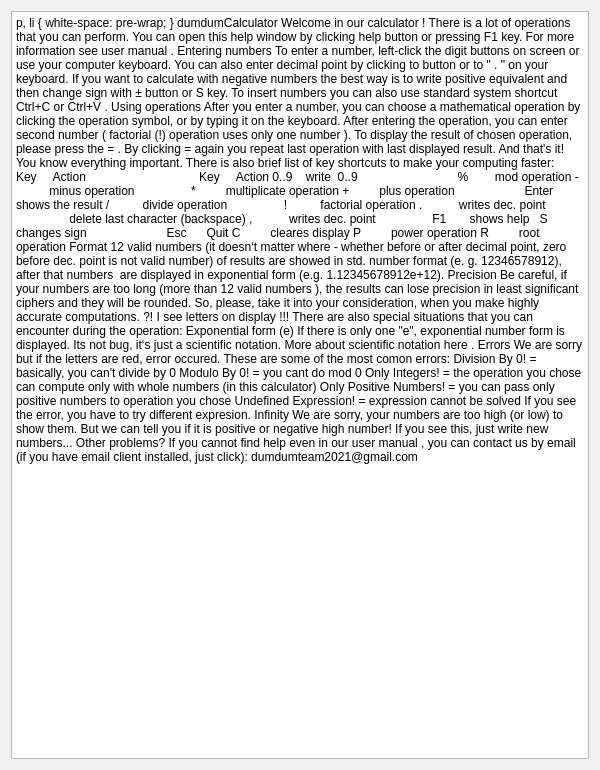
<?xml version="1.0" encoding="UTF-8"?>
<ui version="4.0">
 <class>HelpWindow</class>
 <widget class="QDialog" name="HelpWindow">
  <property name="geometry">
   <rect>
    <x>0</x>
    <y>0</y>
    <width>600</width>
    <height>770</height>
   </rect>
  </property>
  <property name="sizePolicy">
   <sizepolicy hsizetype="Minimum" vsizetype="Minimum">
    <horstretch>0</horstretch>
    <verstretch>0</verstretch>
   </sizepolicy>
  </property>
  <property name="maximumSize">
   <size>
    <width>1080</width>
    <height>16777215</height>
   </size>
  </property>
  <property name="windowTitle">
   <string>Dumdum Calculator Help</string>
  </property>
  <property name="styleSheet">
   <string notr="true">padding: 0; margin: 0;</string>
  </property>
  <property name="locale">
   <locale language="English" country="UnitedStates"/>
  </property>
  <layout class="QVBoxLayout" name="verticalLayout">
   <item>
    <layout class="QGridLayout" name="gridLayout">
     <property name="spacing">
      <number>0</number>
     </property>
     <item row="0" column="0">
      <layout class="QHBoxLayout" name="horizontalLayout">
       <item>
        <widget class="QTextBrowser" name="textBrowser_2">
         <property name="html">
          <string>&lt;!DOCTYPE HTML PUBLIC &quot;-//W3C//DTD HTML 4.0//EN&quot; &quot;http://www.w3.org/TR/REC-html40/strict.dtd&quot;&gt;
&lt;html&gt;&lt;head&gt;&lt;meta name=&quot;qrichtext&quot; content=&quot;1&quot; /&gt;&lt;style type=&quot;text/css&quot;&gt;
p, li { white-space: pre-wrap; }
&lt;/style&gt;&lt;/head&gt;&lt;body style=&quot; font-family:'Ubuntu'; font-size:11pt; font-weight:400; font-style:normal;&quot;&gt;
&lt;p align=&quot;center&quot; style=&quot; margin-top:0px; margin-bottom:0px; margin-left:0px; margin-right:0px; -qt-block-indent:0; text-indent:0px;&quot;&gt;&lt;span style=&quot; font-size:24pt; font-weight:600;&quot;&gt;dumdumCalculator&lt;/span&gt;&lt;/p&gt;
&lt;p style=&quot;-qt-paragraph-type:empty; margin-top:0px; margin-bottom:0px; margin-left:0px; margin-right:0px; -qt-block-indent:0; text-indent:0px; font-size:12pt;&quot;&gt;&lt;br /&gt;&lt;/p&gt;
&lt;p style=&quot; margin-top:0px; margin-bottom:0px; margin-left:0px; margin-right:0px; -qt-block-indent:0; text-indent:0px;&quot;&gt;&lt;span style=&quot; font-size:12pt;&quot;&gt;Welcome in our calculator !  &lt;/span&gt;&lt;/p&gt;
&lt;p style=&quot; margin-top:0px; margin-bottom:0px; margin-left:0px; margin-right:0px; -qt-block-indent:0; text-indent:0px;&quot;&gt;&lt;span style=&quot; font-size:12pt;&quot;&gt;There is a lot of operations that you can perform. You can open this help window by clicking &lt;/span&gt;&lt;span style=&quot; font-size:12pt; font-weight:600;&quot;&gt;help&lt;/span&gt;&lt;span style=&quot; font-size:12pt;&quot;&gt; button or pressing &lt;/span&gt;&lt;span style=&quot; font-size:12pt; font-weight:600;&quot;&gt;F1 &lt;/span&gt;&lt;span style=&quot; font-size:12pt;&quot;&gt;key. &lt;/span&gt;&lt;/p&gt;
&lt;p style=&quot; margin-top:0px; margin-bottom:0px; margin-left:0px; margin-right:0px; -qt-block-indent:0; text-indent:0px;&quot;&gt;&lt;span style=&quot; font-size:12pt; color:#000000;&quot;&gt;For more information see &lt;/span&gt;&lt;a href=&quot;file:///usr/share/doc/calculator_man.pdf&quot;&gt;&lt;span style=&quot; font-size:14pt; font-weight:600; text-decoration: underline; color:#0000ff;&quot;&gt;user manual&lt;/span&gt;&lt;/a&gt;&lt;span style=&quot; font-size:12pt; color:#000000;&quot;&gt;.&lt;/span&gt;&lt;/p&gt;
&lt;p align=&quot;center&quot; style=&quot;-qt-paragraph-type:empty; margin-top:0px; margin-bottom:0px; margin-left:0px; margin-right:0px; -qt-block-indent:0; text-indent:0px; font-family:'MS Shell Dlg 2'; font-size:16pt; font-weight:600;&quot;&gt;&lt;br /&gt;&lt;/p&gt;
&lt;p style=&quot; margin-top:0px; margin-bottom:0px; margin-left:0px; margin-right:0px; -qt-block-indent:0; text-indent:0px;&quot;&gt;&lt;span style=&quot; font-family:'MS Shell Dlg 2'; font-size:16pt; font-weight:600;&quot;&gt;Entering numbers&lt;/span&gt;&lt;/p&gt;
&lt;p style=&quot; margin-top:0px; margin-bottom:0px; margin-left:0px; margin-right:0px; -qt-block-indent:0; text-indent:0px;&quot;&gt;&lt;span style=&quot; font-size:12pt;&quot;&gt;To enter a number, left-click the digit buttons on screen or use your computer keyboard. You can also enter decimal point by clicking to button or to &amp;quot;&lt;/span&gt;&lt;span style=&quot; font-size:12pt; font-weight:600;&quot;&gt;.&lt;/span&gt;&lt;span style=&quot; font-size:12pt;&quot;&gt;&amp;quot; on your keyboard. If you want to calculate with negative numbers the best way is to write positive equivalent and then change sign with &lt;/span&gt;&lt;span style=&quot; font-size:12pt; font-weight:600;&quot;&gt;±&lt;/span&gt;&lt;span style=&quot; font-size:12pt;&quot;&gt; button or &lt;/span&gt;&lt;span style=&quot; font-size:12pt; font-weight:600;&quot;&gt;S&lt;/span&gt;&lt;span style=&quot; font-size:12pt;&quot;&gt; key. To insert numbers you can also use standard system shortcut &lt;/span&gt;&lt;span style=&quot; font-size:12pt; font-weight:600;&quot;&gt;Ctrl+C&lt;/span&gt;&lt;span style=&quot; font-size:12pt;&quot;&gt; or &lt;/span&gt;&lt;span style=&quot; font-size:12pt; font-weight:600;&quot;&gt;Ctrl+V&lt;/span&gt;&lt;span style=&quot; font-size:12pt;&quot;&gt;. &lt;/span&gt;&lt;/p&gt;
&lt;p style=&quot;-qt-paragraph-type:empty; margin-top:0px; margin-bottom:0px; margin-left:0px; margin-right:0px; -qt-block-indent:0; text-indent:0px; font-family:'MS Shell Dlg 2'; font-size:12pt;&quot;&gt;&lt;br /&gt;&lt;/p&gt;
&lt;p style=&quot; margin-top:0px; margin-bottom:0px; margin-left:0px; margin-right:0px; -qt-block-indent:0; text-indent:0px;&quot;&gt;&lt;span style=&quot; font-size:16pt; font-weight:600;&quot;&gt;Using operations&lt;/span&gt;&lt;/p&gt;
&lt;p style=&quot; margin-top:0px; margin-bottom:0px; margin-left:0px; margin-right:0px; -qt-block-indent:0; text-indent:0px;&quot;&gt;&lt;span style=&quot; font-size:12pt;&quot;&gt;After you enter a number, you can choose a mathematical operation by clicking the operation symbol, or by typing it on the keyboard. After entering the operation, you can enter second number (&lt;/span&gt;&lt;span style=&quot; font-size:12pt; font-weight:600;&quot;&gt;factorial (!) operation uses only one number&lt;/span&gt;&lt;span style=&quot; font-size:12pt;&quot;&gt;). To display the result of chosen operation, please press the &lt;/span&gt;&lt;span style=&quot; font-size:12pt; font-weight:600;&quot;&gt;=&lt;/span&gt;&lt;span style=&quot; font-size:12pt;&quot;&gt;. &lt;/span&gt;&lt;span style=&quot; font-size:12pt; font-weight:600;&quot;&gt;By clicking = again&lt;/span&gt;&lt;span style=&quot; font-size:12pt;&quot;&gt; you repeat last operation with last displayed result. &lt;/span&gt;&lt;/p&gt;
&lt;p style=&quot;-qt-paragraph-type:empty; margin-top:0px; margin-bottom:0px; margin-left:0px; margin-right:0px; -qt-block-indent:0; text-indent:0px; font-size:12pt; font-weight:600;&quot;&gt;&lt;br /&gt;&lt;/p&gt;
&lt;p style=&quot; margin-top:0px; margin-bottom:0px; margin-left:0px; margin-right:0px; -qt-block-indent:0; text-indent:0px;&quot;&gt;&lt;span style=&quot; font-size:12pt;&quot;&gt;And that's it! You know everything important. There is also brief list of key shortcuts to make your computing faster:&lt;/span&gt;&lt;/p&gt;
&lt;p style=&quot;-qt-paragraph-type:empty; margin-top:0px; margin-bottom:0px; margin-left:0px; margin-right:0px; -qt-block-indent:0; text-indent:0px; font-size:12pt;&quot;&gt;&lt;br /&gt;&lt;/p&gt;
&lt;p style=&quot; margin-top:0px; margin-bottom:0px; margin-left:0px; margin-right:0px; -qt-block-indent:0; text-indent:0px;&quot;&gt;&lt;span style=&quot; font-weight:600;&quot;&gt;Key     Action                                  Key     Action&lt;/span&gt; &lt;/p&gt;
&lt;p style=&quot; margin-top:12px; margin-bottom:12px; margin-left:0px; margin-right:0px; -qt-block-indent:0; text-indent:0px;&quot;&gt;0..9    &lt;span style=&quot; font-style:italic;&quot;&gt;write  0..9&lt;/span&gt;                                %        &lt;span style=&quot; font-style:italic;&quot;&gt;mod operation&lt;/span&gt; &lt;/p&gt;
&lt;p style=&quot; margin-top:12px; margin-bottom:12px; margin-left:0px; margin-right:0px; -qt-block-indent:0; text-indent:0px;&quot;&gt;-          &lt;span style=&quot; font-style:italic;&quot;&gt;minus operation&lt;/span&gt;                    *         &lt;span style=&quot; font-style:italic;&quot;&gt;multiplicate operation&lt;/span&gt; &lt;/p&gt;
&lt;p style=&quot; margin-top:12px; margin-bottom:12px; margin-left:0px; margin-right:0px; -qt-block-indent:0; text-indent:0px;&quot;&gt;+         &lt;span style=&quot; font-style:italic;&quot;&gt;plus operation&lt;/span&gt;                       Enter  &lt;span style=&quot; font-style:italic;&quot;&gt;shows the result&lt;/span&gt; &lt;/p&gt;
&lt;p style=&quot; margin-top:12px; margin-bottom:12px; margin-left:0px; margin-right:0px; -qt-block-indent:0; text-indent:0px;&quot;&gt;/          &lt;span style=&quot; font-style:italic;&quot;&gt;divide operation&lt;/span&gt;                   !          &lt;span style=&quot; font-style:italic;&quot;&gt;factorial operation&lt;/span&gt; &lt;/p&gt;
&lt;p style=&quot; margin-top:12px; margin-bottom:12px; margin-left:0px; margin-right:0px; -qt-block-indent:0; text-indent:0px;&quot;&gt;.           &lt;span style=&quot; font-style:italic;&quot;&gt;writes dec. point&lt;/span&gt;                  &amp;lt;--      &lt;span style=&quot; font-style:italic;&quot;&gt;delete last character (backspace)&lt;/span&gt; &lt;/p&gt;
&lt;p style=&quot; margin-top:12px; margin-bottom:12px; margin-left:0px; margin-right:0px; -qt-block-indent:0; text-indent:0px;&quot;&gt;,           &lt;span style=&quot; font-style:italic;&quot;&gt;writes dec. point&lt;/span&gt;                  F1       &lt;span style=&quot; font-style:italic;&quot;&gt;shows help   &lt;/span&gt;&lt;/p&gt;
&lt;p style=&quot; margin-top:12px; margin-bottom:12px; margin-left:0px; margin-right:0px; -qt-block-indent:0; text-indent:0px;&quot;&gt;S          &lt;span style=&quot; font-style:italic;&quot;&gt;changes sign&lt;/span&gt;                         Esc      &lt;span style=&quot; font-style:italic;&quot;&gt;Quit&lt;/span&gt; &lt;/p&gt;
&lt;p style=&quot; margin-top:12px; margin-bottom:12px; margin-left:0px; margin-right:0px; -qt-block-indent:0; text-indent:0px;&quot;&gt;C         &lt;span style=&quot; font-style:italic;&quot;&gt;cleares display&lt;/span&gt; &lt;/p&gt;
&lt;p style=&quot; margin-top:12px; margin-bottom:12px; margin-left:0px; margin-right:0px; -qt-block-indent:0; text-indent:0px;&quot;&gt;P         &lt;span style=&quot; font-style:italic;&quot;&gt;power operation&lt;/span&gt; &lt;/p&gt;
&lt;p style=&quot; margin-top:12px; margin-bottom:12px; margin-left:0px; margin-right:0px; -qt-block-indent:0; text-indent:0px;&quot;&gt;R         &lt;span style=&quot; font-style:italic;&quot;&gt;root operation&lt;/span&gt; &lt;/p&gt;
&lt;p style=&quot;-qt-paragraph-type:empty; margin-top:0px; margin-bottom:0px; margin-left:0px; margin-right:0px; -qt-block-indent:0; text-indent:0px; font-size:12pt; font-style:italic;&quot;&gt;&lt;br /&gt;&lt;/p&gt;
&lt;p style=&quot; margin-top:0px; margin-bottom:0px; margin-left:0px; margin-right:0px; -qt-block-indent:0; text-indent:0px;&quot;&gt;&lt;span style=&quot; font-size:16pt; font-weight:600;&quot;&gt;Format&lt;/span&gt;&lt;/p&gt;
&lt;p style=&quot; margin-top:0px; margin-bottom:0px; margin-left:0px; margin-right:0px; -qt-block-indent:0; text-indent:0px;&quot;&gt;&lt;span style=&quot; font-size:12pt; font-weight:600;&quot;&gt;12 valid numbers&lt;/span&gt;&lt;span style=&quot; font-size:12pt;&quot;&gt; (it doesn‘t matter where - whether before or after decimal point, zero before dec. point is not valid number) of results are showed in std. number format (e. g. 12346578912), after that numbers  are displayed in exponential form (e.g. 1.12345678912e+12). &lt;/span&gt;&lt;/p&gt;
&lt;p style=&quot;-qt-paragraph-type:empty; margin-top:0px; margin-bottom:0px; margin-left:0px; margin-right:0px; -qt-block-indent:0; text-indent:0px; font-size:12pt;&quot;&gt;&lt;br /&gt;&lt;/p&gt;
&lt;p style=&quot; margin-top:0px; margin-bottom:0px; margin-left:0px; margin-right:0px; -qt-block-indent:0; text-indent:0px;&quot;&gt;&lt;span style=&quot; font-size:14pt; font-weight:600;&quot;&gt;Precision&lt;/span&gt;&lt;/p&gt;
&lt;p style=&quot; margin-top:0px; margin-bottom:0px; margin-left:0px; margin-right:0px; -qt-block-indent:0; text-indent:0px;&quot;&gt;&lt;span style=&quot; font-size:12pt;&quot;&gt;Be careful, if your numbers are too long (more than &lt;/span&gt;&lt;span style=&quot; font-size:12pt; font-weight:600;&quot;&gt;12 valid numbers&lt;/span&gt;&lt;span style=&quot; font-size:12pt;&quot;&gt;), the results can lose precision in least significant ciphers and they will be rounded. So, please, take it into your consideration, when you make highly accurate computations. &lt;/span&gt;&lt;/p&gt;
&lt;p style=&quot;-qt-paragraph-type:empty; margin-top:0px; margin-bottom:0px; margin-left:0px; margin-right:0px; -qt-block-indent:0; text-indent:0px; font-size:12pt; font-style:italic;&quot;&gt;&lt;br /&gt;&lt;/p&gt;
&lt;p style=&quot; margin-top:0px; margin-bottom:0px; margin-left:0px; margin-right:0px; -qt-block-indent:0; text-indent:0px;&quot;&gt;&lt;span style=&quot; font-size:16pt; font-weight:600;&quot;&gt;?! &lt;/span&gt;&lt;span style=&quot; font-size:16pt; font-weight:600; font-style:italic;&quot;&gt;I see letters on display&lt;/span&gt;&lt;span style=&quot; font-size:16pt; font-weight:600;&quot;&gt; !!!&lt;/span&gt;&lt;/p&gt;
&lt;p style=&quot; margin-top:0px; margin-bottom:0px; margin-left:0px; margin-right:0px; -qt-block-indent:0; text-indent:0px;&quot;&gt;&lt;span style=&quot; font-size:12pt;&quot;&gt;There are also special situations that you can encounter during the operation: &lt;/span&gt;&lt;/p&gt;
&lt;p style=&quot;-qt-paragraph-type:empty; margin-top:0px; margin-bottom:0px; margin-left:0px; margin-right:0px; -qt-block-indent:0; text-indent:0px; font-size:12pt;&quot;&gt;&lt;br /&gt;&lt;/p&gt;
&lt;p style=&quot; margin-top:0px; margin-bottom:0px; margin-left:0px; margin-right:0px; -qt-block-indent:0; text-indent:0px;&quot;&gt;&lt;span style=&quot; font-size:14pt;&quot;&gt;Exponential form (e)&lt;/span&gt;&lt;/p&gt;
&lt;p style=&quot; margin-top:0px; margin-bottom:0px; margin-left:0px; margin-right:0px; -qt-block-indent:0; text-indent:0px;&quot;&gt;&lt;span style=&quot; font-size:12pt;&quot;&gt;If there is only one &amp;quot;e&amp;quot;, exponential number form is displayed. Its not bug, it‘s just a scientific notation. More about scientific notation &lt;/span&gt;&lt;a href=&quot;https://en.wikipedia.org/wiki/Scientific_notation&quot;&gt;&lt;span style=&quot; font-size:12pt; text-decoration: underline; color:#0000ff;&quot;&gt;here&lt;/span&gt;&lt;/a&gt;&lt;span style=&quot; font-size:12pt;&quot;&gt;. &lt;/span&gt;&lt;/p&gt;
&lt;p style=&quot;-qt-paragraph-type:empty; margin-top:0px; margin-bottom:0px; margin-left:0px; margin-right:0px; -qt-block-indent:0; text-indent:0px; font-size:12pt;&quot;&gt;&lt;br /&gt;&lt;/p&gt;
&lt;p style=&quot; margin-top:0px; margin-bottom:0px; margin-left:0px; margin-right:0px; -qt-block-indent:0; text-indent:0px;&quot;&gt;&lt;span style=&quot; font-size:14pt; color:#ef2929;&quot;&gt;Errors&lt;/span&gt;&lt;/p&gt;
&lt;p style=&quot; margin-top:0px; margin-bottom:0px; margin-left:0px; margin-right:0px; -qt-block-indent:0; text-indent:0px;&quot;&gt;&lt;span style=&quot; font-family:'Calibri,sans-serif'; font-size:12pt;&quot;&gt;We are sorry but if the letters are red, error occured. These are some of the most comon errors: &lt;/span&gt;&lt;/p&gt;
&lt;p style=&quot;-qt-paragraph-type:empty; margin-top:0px; margin-bottom:0px; margin-left:0px; margin-right:0px; -qt-block-indent:0; text-indent:0px; font-size:12pt; color:#000000;&quot;&gt;&lt;br /&gt;&lt;/p&gt;
&lt;p style=&quot; margin-top:0px; margin-bottom:0px; margin-left:0px; margin-right:0px; -qt-block-indent:0; text-indent:0px;&quot;&gt;&lt;span style=&quot; font-size:12pt; color:#ef2929;&quot;&gt;Division By 0!&lt;/span&gt;&lt;span style=&quot; font-size:12pt; color:#000000;&quot;&gt; = basically, you can't divide by 0&lt;/span&gt;&lt;/p&gt;
&lt;p style=&quot; margin-top:0px; margin-bottom:0px; margin-left:0px; margin-right:0px; -qt-block-indent:0; text-indent:0px;&quot;&gt;&lt;span style=&quot; font-size:12pt; color:#ef2929;&quot;&gt;Modulo By 0!&lt;/span&gt;&lt;span style=&quot; font-size:12pt; color:#000000;&quot;&gt; = you cant do mod 0&lt;/span&gt;&lt;/p&gt;
&lt;p style=&quot; margin-top:0px; margin-bottom:0px; margin-left:0px; margin-right:0px; -qt-block-indent:0; text-indent:0px;&quot;&gt;&lt;span style=&quot; font-size:12pt; color:#ef2929;&quot;&gt;Only Integers!&lt;/span&gt;&lt;span style=&quot; font-size:12pt; color:#000000;&quot;&gt; = the operation you chose can compute only with whole numbers (in this calculator)&lt;/span&gt;&lt;/p&gt;
&lt;p style=&quot; margin-top:0px; margin-bottom:0px; margin-left:0px; margin-right:0px; -qt-block-indent:0; text-indent:0px;&quot;&gt;&lt;span style=&quot; font-size:12pt; color:#ef2929;&quot;&gt;Only Positive Numbers! &lt;/span&gt;&lt;span style=&quot; font-size:12pt; color:#000000;&quot;&gt;= you can pass only positive numbers to operation you chose&lt;/span&gt;&lt;/p&gt;
&lt;p style=&quot; margin-top:0px; margin-bottom:0px; margin-left:0px; margin-right:0px; -qt-block-indent:0; text-indent:0px;&quot;&gt;&lt;span style=&quot; font-size:12pt; color:#ef2929;&quot;&gt;Undefined Expression! &lt;/span&gt;&lt;span style=&quot; font-size:12pt; color:#000000;&quot;&gt;= expression cannot be solved&lt;/span&gt;&lt;/p&gt;
&lt;p style=&quot;-qt-paragraph-type:empty; margin-top:0px; margin-bottom:0px; margin-left:0px; margin-right:0px; -qt-block-indent:0; text-indent:0px; font-size:12pt; color:#000000;&quot;&gt;&lt;br /&gt;&lt;/p&gt;
&lt;p style=&quot; margin-top:0px; margin-bottom:0px; margin-left:0px; margin-right:0px; -qt-block-indent:0; text-indent:0px;&quot;&gt;&lt;span style=&quot; font-size:12pt;&quot;&gt;If you see the error, you have to try different expresion. &lt;/span&gt;&lt;/p&gt;
&lt;p style=&quot;-qt-paragraph-type:empty; margin-top:0px; margin-bottom:0px; margin-left:0px; margin-right:0px; -qt-block-indent:0; text-indent:0px; font-size:12pt; color:#000000;&quot;&gt;&lt;br /&gt;&lt;/p&gt;
&lt;p style=&quot; margin-top:0px; margin-bottom:0px; margin-left:0px; margin-right:0px; -qt-block-indent:0; text-indent:0px;&quot;&gt;&lt;span style=&quot; font-size:14pt; color:#0d00ff;&quot;&gt;Infinity&lt;/span&gt;&lt;/p&gt;
&lt;p style=&quot; margin-top:0px; margin-bottom:0px; margin-left:0px; margin-right:0px; -qt-block-indent:0; text-indent:0px;&quot;&gt;&lt;span style=&quot; font-size:12pt;&quot;&gt;We are sorry, your numbers are too high (or low) to show them. But we can tell you if it is positive or negative high number! If you see this, just write new numbers... &lt;/span&gt;&lt;/p&gt;
&lt;p style=&quot;-qt-paragraph-type:empty; margin-top:0px; margin-bottom:0px; margin-left:0px; margin-right:0px; -qt-block-indent:0; text-indent:0px; font-size:12pt; color:#000000;&quot;&gt;&lt;br /&gt;&lt;/p&gt;
&lt;p style=&quot;-qt-paragraph-type:empty; margin-top:0px; margin-bottom:0px; margin-left:0px; margin-right:0px; -qt-block-indent:0; text-indent:0px; font-size:12pt; color:#000000;&quot;&gt;&lt;br /&gt;&lt;/p&gt;
&lt;p style=&quot; margin-top:0px; margin-bottom:0px; margin-left:0px; margin-right:0px; -qt-block-indent:0; text-indent:0px;&quot;&gt;&lt;span style=&quot; font-size:16pt; font-weight:600; color:#000000;&quot;&gt;Other problems?&lt;/span&gt;&lt;/p&gt;
&lt;p style=&quot; margin-top:0px; margin-bottom:0px; margin-left:0px; margin-right:0px; -qt-block-indent:0; text-indent:0px;&quot;&gt;&lt;span style=&quot; font-size:12pt; color:#000000;&quot;&gt;If you cannot find help even in our &lt;/span&gt;&lt;a href=&quot;file:///usr/share/doc/calculator_man.pdf&quot;&gt;&lt;span style=&quot; text-decoration: underline; color:#0000ff;&quot;&gt;user manual&lt;/span&gt;&lt;/a&gt;&lt;span style=&quot; font-size:12pt; color:#000000;&quot;&gt;,&lt;/span&gt;&lt;/p&gt;
&lt;p style=&quot; margin-top:0px; margin-bottom:0px; margin-left:0px; margin-right:0px; -qt-block-indent:0; text-indent:0px;&quot;&gt;&lt;span style=&quot; font-size:12pt; color:#000000;&quot;&gt;you can contact us by email (if you have email client installed, just click):&lt;/span&gt;&lt;/p&gt;
&lt;p style=&quot;-qt-paragraph-type:empty; margin-top:0px; margin-bottom:0px; margin-left:0px; margin-right:0px; -qt-block-indent:0; text-indent:0px; font-size:12pt; color:#000000;&quot;&gt;&lt;br /&gt;&lt;/p&gt;
&lt;p align=&quot;center&quot; style=&quot; margin-top:0px; margin-bottom:0px; margin-left:0px; margin-right:0px; -qt-block-indent:0; text-indent:0px;&quot;&gt;&lt;a href=&quot;mailto:dumdumteam2021@gmail.com?subject=dumdumCalc%20-%20&quot;&gt;&lt;span style=&quot; text-decoration: underline; color:#0000ff;&quot;&gt;dumdumteam2021@gmail.com&lt;/span&gt;&lt;/a&gt;&lt;/p&gt;
&lt;p align=&quot;center&quot; style=&quot;-qt-paragraph-type:empty; margin-top:0px; margin-bottom:0px; margin-left:0px; margin-right:0px; -qt-block-indent:0; text-indent:0px; text-decoration: underline; color:#0000ff;&quot;&gt;&lt;br /&gt;&lt;/p&gt;&lt;/body&gt;&lt;/html&gt;</string>
         </property>
        </widget>
       </item>
      </layout>
     </item>
    </layout>
   </item>
  </layout>
 </widget>
 <resources/>
 <connections/>
</ui>
